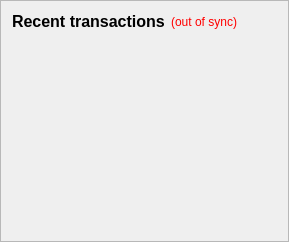
      <widget class="QFrame" name="frame_2">
       <property name="frameShape">
        <enum>QFrame::StyledPanel</enum>
       </property>
       <property name="frameShadow">
        <enum>QFrame::Raised</enum>
       </property>
       <layout class="QVBoxLayout" name="verticalLayout">
        <item>
         <layout class="QHBoxLayout" name="horizontalLayout_2">
          <item>
           <widget class="QLabel" name="label_4">
            <property name="palette">
             <palette>
              <active>
               <colorrole role="WindowText">
                <brush brushstyle="SolidPattern">
                 <color alpha="255">
                  <red>0</red>
                  <green>0</green>
                  <blue>0</blue>
                 </color>
                </brush>
               </colorrole>
               <colorrole role="Button">
                <brush brushstyle="SolidPattern">
                 <color alpha="255">
                  <red>30</red>
                  <green>170</green>
                  <blue>255</blue>
                 </color>
                </brush>
               </colorrole>
               <colorrole role="Light">
                <brush brushstyle="SolidPattern">
                 <color alpha="255">
                  <red>158</red>
                  <green>219</green>
                  <blue>255</blue>
                 </color>
                </brush>
               </colorrole>
               <colorrole role="Midlight">
                <brush brushstyle="SolidPattern">
                 <color alpha="255">
                  <red>94</red>
                  <green>194</green>
                  <blue>255</blue>
                 </color>
                </brush>
               </colorrole>
               <colorrole role="Dark">
                <brush brushstyle="SolidPattern">
                 <color alpha="255">
                  <red>15</red>
                  <green>85</green>
                  <blue>127</blue>
                 </color>
                </brush>
               </colorrole>
               <colorrole role="Mid">
                <brush brushstyle="SolidPattern">
                 <color alpha="255">
                  <red>20</red>
                  <green>113</green>
                  <blue>170</blue>
                 </color>
                </brush>
               </colorrole>
               <colorrole role="Text">
                <brush brushstyle="SolidPattern">
                 <color alpha="255">
                  <red>30</red>
                  <green>170</green>
                  <blue>255</blue>
                 </color>
                </brush>
               </colorrole>
               <colorrole role="BrightText">
                <brush brushstyle="SolidPattern">
                 <color alpha="255">
                  <red>255</red>
                  <green>255</green>
                  <blue>255</blue>
                 </color>
                </brush>
               </colorrole>
               <colorrole role="ButtonText">
                <brush brushstyle="SolidPattern">
                 <color alpha="255">
                  <red>30</red>
                  <green>170</green>
                  <blue>255</blue>
                 </color>
                </brush>
               </colorrole>
               <colorrole role="Base">
                <brush brushstyle="SolidPattern">
                 <color alpha="255">
                  <red>255</red>
                  <green>255</green>
                  <blue>255</blue>
                 </color>
                </brush>
               </colorrole>
               <colorrole role="Window">
                <brush brushstyle="SolidPattern">
                 <color alpha="255">
                  <red>30</red>
                  <green>170</green>
                  <blue>255</blue>
                 </color>
                </brush>
               </colorrole>
               <colorrole role="Shadow">
                <brush brushstyle="SolidPattern">
                 <color alpha="255">
                  <red>30</red>
                  <green>170</green>
                  <blue>255</blue>
                 </color>
                </brush>
               </colorrole>
               <colorrole role="AlternateBase">
                <brush brushstyle="SolidPattern">
                 <color alpha="255">
                  <red>142</red>
                  <green>212</green>
                  <blue>255</blue>
                 </color>
                </brush>
               </colorrole>
               <colorrole role="ToolTipBase">
                <brush brushstyle="SolidPattern">
                 <color alpha="255">
                  <red>255</red>
                  <green>255</green>
                  <blue>220</blue>
                 </color>
                </brush>
               </colorrole>
               <colorrole role="ToolTipText">
                <brush brushstyle="SolidPattern">
                 <color alpha="255">
                  <red>30</red>
                  <green>170</green>
                  <blue>255</blue>
                 </color>
                </brush>
               </colorrole>
              </active>
              <inactive>
               <colorrole role="WindowText">
                <brush brushstyle="SolidPattern">
                 <color alpha="255">
                  <red>0</red>
                  <green>0</green>
                  <blue>0</blue>
                 </color>
                </brush>
               </colorrole>
               <colorrole role="Button">
                <brush brushstyle="SolidPattern">
                 <color alpha="255">
                  <red>30</red>
                  <green>170</green>
                  <blue>255</blue>
                 </color>
                </brush>
               </colorrole>
               <colorrole role="Light">
                <brush brushstyle="SolidPattern">
                 <color alpha="255">
                  <red>158</red>
                  <green>219</green>
                  <blue>255</blue>
                 </color>
                </brush>
               </colorrole>
               <colorrole role="Midlight">
                <brush brushstyle="SolidPattern">
                 <color alpha="255">
                  <red>94</red>
                  <green>194</green>
                  <blue>255</blue>
                 </color>
                </brush>
               </colorrole>
               <colorrole role="Dark">
                <brush brushstyle="SolidPattern">
                 <color alpha="255">
                  <red>15</red>
                  <green>85</green>
                  <blue>127</blue>
                 </color>
                </brush>
               </colorrole>
               <colorrole role="Mid">
                <brush brushstyle="SolidPattern">
                 <color alpha="255">
                  <red>20</red>
                  <green>113</green>
                  <blue>170</blue>
                 </color>
                </brush>
               </colorrole>
               <colorrole role="Text">
                <brush brushstyle="SolidPattern">
                 <color alpha="255">
                  <red>30</red>
                  <green>170</green>
                  <blue>255</blue>
                 </color>
                </brush>
               </colorrole>
               <colorrole role="BrightText">
                <brush brushstyle="SolidPattern">
                 <color alpha="255">
                  <red>255</red>
                  <green>255</green>
                  <blue>255</blue>
                 </color>
                </brush>
               </colorrole>
               <colorrole role="ButtonText">
                <brush brushstyle="SolidPattern">
                 <color alpha="255">
                  <red>30</red>
                  <green>170</green>
                  <blue>255</blue>
                 </color>
                </brush>
               </colorrole>
               <colorrole role="Base">
                <brush brushstyle="SolidPattern">
                 <color alpha="255">
                  <red>255</red>
                  <green>255</green>
                  <blue>255</blue>
                 </color>
                </brush>
               </colorrole>
               <colorrole role="Window">
                <brush brushstyle="SolidPattern">
                 <color alpha="255">
                  <red>30</red>
                  <green>170</green>
                  <blue>255</blue>
                 </color>
                </brush>
               </colorrole>
               <colorrole role="Shadow">
                <brush brushstyle="SolidPattern">
                 <color alpha="255">
                  <red>30</red>
                  <green>170</green>
                  <blue>255</blue>
                 </color>
                </brush>
               </colorrole>
               <colorrole role="AlternateBase">
                <brush brushstyle="SolidPattern">
                 <color alpha="255">
                  <red>142</red>
                  <green>212</green>
                  <blue>255</blue>
                 </color>
                </brush>
               </colorrole>
               <colorrole role="ToolTipBase">
                <brush brushstyle="SolidPattern">
                 <color alpha="255">
                  <red>255</red>
                  <green>255</green>
                  <blue>220</blue>
                 </color>
                </brush>
               </colorrole>
               <colorrole role="ToolTipText">
                <brush brushstyle="SolidPattern">
                 <color alpha="255">
                  <red>30</red>
                  <green>170</green>
                  <blue>255</blue>
                 </color>
                </brush>
               </colorrole>
              </inactive>
              <disabled>
               <colorrole role="WindowText">
                <brush brushstyle="SolidPattern">
                 <color alpha="255">
                  <red>15</red>
                  <green>85</green>
                  <blue>127</blue>
                 </color>
                </brush>
               </colorrole>
               <colorrole role="Button">
                <brush brushstyle="SolidPattern">
                 <color alpha="255">
                  <red>30</red>
                  <green>170</green>
                  <blue>255</blue>
                 </color>
                </brush>
               </colorrole>
               <colorrole role="Light">
                <brush brushstyle="SolidPattern">
                 <color alpha="255">
                  <red>158</red>
                  <green>219</green>
                  <blue>255</blue>
                 </color>
                </brush>
               </colorrole>
               <colorrole role="Midlight">
                <brush brushstyle="SolidPattern">
                 <color alpha="255">
                  <red>94</red>
                  <green>194</green>
                  <blue>255</blue>
                 </color>
                </brush>
               </colorrole>
               <colorrole role="Dark">
                <brush brushstyle="SolidPattern">
                 <color alpha="255">
                  <red>15</red>
                  <green>85</green>
                  <blue>127</blue>
                 </color>
                </brush>
               </colorrole>
               <colorrole role="Mid">
                <brush brushstyle="SolidPattern">
                 <color alpha="255">
                  <red>20</red>
                  <green>113</green>
                  <blue>170</blue>
                 </color>
                </brush>
               </colorrole>
               <colorrole role="Text">
                <brush brushstyle="SolidPattern">
                 <color alpha="255">
                  <red>15</red>
                  <green>85</green>
                  <blue>127</blue>
                 </color>
                </brush>
               </colorrole>
               <colorrole role="BrightText">
                <brush brushstyle="SolidPattern">
                 <color alpha="255">
                  <red>255</red>
                  <green>255</green>
                  <blue>255</blue>
                 </color>
                </brush>
               </colorrole>
               <colorrole role="ButtonText">
                <brush brushstyle="SolidPattern">
                 <color alpha="255">
                  <red>15</red>
                  <green>85</green>
                  <blue>127</blue>
                 </color>
                </brush>
               </colorrole>
               <colorrole role="Base">
                <brush brushstyle="SolidPattern">
                 <color alpha="255">
                  <red>30</red>
                  <green>170</green>
                  <blue>255</blue>
                 </color>
                </brush>
               </colorrole>
               <colorrole role="Window">
                <brush brushstyle="SolidPattern">
                 <color alpha="255">
                  <red>30</red>
                  <green>170</green>
                  <blue>255</blue>
                 </color>
                </brush>
               </colorrole>
               <colorrole role="Shadow">
                <brush brushstyle="SolidPattern">
                 <color alpha="255">
                  <red>30</red>
                  <green>170</green>
                  <blue>255</blue>
                 </color>
                </brush>
               </colorrole>
               <colorrole role="AlternateBase">
                <brush brushstyle="SolidPattern">
                 <color alpha="255">
                  <red>30</red>
                  <green>170</green>
                  <blue>255</blue>
                 </color>
                </brush>
               </colorrole>
               <colorrole role="ToolTipBase">
                <brush brushstyle="SolidPattern">
                 <color alpha="255">
                  <red>255</red>
                  <green>255</green>
                  <blue>220</blue>
                 </color>
                </brush>
               </colorrole>
               <colorrole role="ToolTipText">
                <brush brushstyle="SolidPattern">
                 <color alpha="255">
                  <red>30</red>
                  <green>170</green>
                  <blue>255</blue>
                 </color>
                </brush>
               </colorrole>
              </disabled>
             </palette>
            </property>
            <property name="font">
             <font>
              <pointsize>12</pointsize>
              <weight>75</weight>
              <bold>true</bold>
             </font>
            </property>
            <property name="text">
             <string>&lt;!DOCTYPE HTML PUBLIC &quot;-//W3C//DTD HTML 4.0//EN&quot; &quot;http://www.w3.org/TR/REC-html40/strict.dtd&quot;&gt;
&lt;html&gt;&lt;head&gt;&lt;meta name=&quot;qrichtext&quot; content=&quot;1&quot; /&gt;&lt;style type=&quot;text/css&quot;&gt;
p, li { white-space: pre-wrap; }
&lt;/style&gt;&lt;/head&gt;&lt;body style=&quot; font-family:'Sans Serif'; font-size:12pt; font-weight:600; font-style:normal;&quot;&gt;
&lt;p style=&quot; margin-top:0px; margin-bottom:0px; margin-left:0px; margin-right:0px; -qt-block-indent:0; text-indent:0px;&quot;&gt;Recent transactions&lt;/p&gt;&lt;/body&gt;&lt;/html&gt;</string>
            </property>
           </widget>
          </item>
          <item>
           <widget class="QLabel" name="labelTransactionsStatus">
            <property name="toolTip">
             <string>The displayed information may be out of date. Your wallet automatically synchronizes with the Traincoin network after a connection is established, but this process has not completed yet.</string>
            </property>
            <property name="styleSheet">
             <string notr="true">QLabel { color: red; }</string>
            </property>
            <property name="text">
             <string notr="true">(out of sync)</string>
            </property>
            <property name="alignment">
             <set>Qt::AlignRight|Qt::AlignTrailing|Qt::AlignVCenter</set>
            </property>
           </widget>
          </item>
          <item>
           <spacer name="horizontalSpacer">
            <property name="orientation">
             <enum>Qt::Horizontal</enum>
            </property>
            <property name="sizeHint" stdset="0">
             <size>
              <width>40</width>
              <height>20</height>
             </size>
            </property>
           </spacer>
          </item>
         </layout>
        </item>
        <item>
         <widget class="QListView" name="listTransactions">
          <property name="palette">
           <palette>
            <active>
             <colorrole role="WindowText">
              <brush brushstyle="SolidPattern">
               <color alpha="255">
                <red>0</red>
                <green>0</green>
                <blue>0</blue>
               </color>
              </brush>
             </colorrole>
             <colorrole role="Button">
              <brush brushstyle="SolidPattern">
               <color alpha="0">
                <red>255</red>
                <green>255</green>
                <blue>255</blue>
               </color>
              </brush>
             </colorrole>
             <colorrole role="Light">
              <brush brushstyle="SolidPattern">
               <color alpha="0">
                <red>255</red>
                <green>255</green>
                <blue>255</blue>
               </color>
              </brush>
             </colorrole>
             <colorrole role="Midlight">
              <brush brushstyle="SolidPattern">
               <color alpha="0">
                <red>255</red>
                <green>255</green>
                <blue>255</blue>
               </color>
              </brush>
             </colorrole>
             <colorrole role="Dark">
              <brush brushstyle="SolidPattern">
               <color alpha="0">
                <red>127</red>
                <green>127</green>
                <blue>127</blue>
               </color>
              </brush>
             </colorrole>
             <colorrole role="Mid">
              <brush brushstyle="SolidPattern">
               <color alpha="0">
                <red>170</red>
                <green>170</green>
                <blue>170</blue>
               </color>
              </brush>
             </colorrole>
             <colorrole role="Text">
              <brush brushstyle="SolidPattern">
               <color alpha="255">
                <red>0</red>
                <green>0</green>
                <blue>0</blue>
               </color>
              </brush>
             </colorrole>
             <colorrole role="BrightText">
              <brush brushstyle="SolidPattern">
               <color alpha="255">
                <red>255</red>
                <green>255</green>
                <blue>255</blue>
               </color>
              </brush>
             </colorrole>
             <colorrole role="ButtonText">
              <brush brushstyle="SolidPattern">
               <color alpha="255">
                <red>0</red>
                <green>0</green>
                <blue>0</blue>
               </color>
              </brush>
             </colorrole>
             <colorrole role="Base">
              <brush brushstyle="SolidPattern">
               <color alpha="255">
                <red>255</red>
                <green>255</green>
                <blue>255</blue>
               </color>
              </brush>
             </colorrole>
             <colorrole role="Window">
              <brush brushstyle="SolidPattern">
               <color alpha="0">
                <red>255</red>
                <green>255</green>
                <blue>255</blue>
               </color>
              </brush>
             </colorrole>
             <colorrole role="Shadow">
              <brush brushstyle="SolidPattern">
               <color alpha="255">
                <red>0</red>
                <green>0</green>
                <blue>0</blue>
               </color>
              </brush>
             </colorrole>
             <colorrole role="AlternateBase">
              <brush brushstyle="SolidPattern">
               <color alpha="127">
                <red>255</red>
                <green>255</green>
                <blue>255</blue>
               </color>
              </brush>
             </colorrole>
             <colorrole role="ToolTipBase">
              <brush brushstyle="SolidPattern">
               <color alpha="255">
                <red>255</red>
                <green>255</green>
                <blue>220</blue>
               </color>
              </brush>
             </colorrole>
             <colorrole role="ToolTipText">
              <brush brushstyle="SolidPattern">
               <color alpha="255">
                <red>0</red>
                <green>0</green>
                <blue>0</blue>
               </color>
              </brush>
             </colorrole>
            </active>
            <inactive>
             <colorrole role="WindowText">
              <brush brushstyle="SolidPattern">
               <color alpha="255">
                <red>0</red>
                <green>0</green>
                <blue>0</blue>
               </color>
              </brush>
             </colorrole>
             <colorrole role="Button">
              <brush brushstyle="SolidPattern">
               <color alpha="0">
                <red>255</red>
                <green>255</green>
                <blue>255</blue>
               </color>
              </brush>
             </colorrole>
             <colorrole role="Light">
              <brush brushstyle="SolidPattern">
               <color alpha="0">
                <red>255</red>
                <green>255</green>
                <blue>255</blue>
               </color>
              </brush>
             </colorrole>
             <colorrole role="Midlight">
              <brush brushstyle="SolidPattern">
               <color alpha="0">
                <red>255</red>
                <green>255</green>
                <blue>255</blue>
               </color>
              </brush>
             </colorrole>
             <colorrole role="Dark">
              <brush brushstyle="SolidPattern">
               <color alpha="0">
                <red>127</red>
                <green>127</green>
                <blue>127</blue>
               </color>
              </brush>
             </colorrole>
             <colorrole role="Mid">
              <brush brushstyle="SolidPattern">
               <color alpha="0">
                <red>170</red>
                <green>170</green>
                <blue>170</blue>
               </color>
              </brush>
             </colorrole>
             <colorrole role="Text">
              <brush brushstyle="SolidPattern">
               <color alpha="255">
                <red>0</red>
                <green>0</green>
                <blue>0</blue>
               </color>
              </brush>
             </colorrole>
             <colorrole role="BrightText">
              <brush brushstyle="SolidPattern">
               <color alpha="255">
                <red>255</red>
                <green>255</green>
                <blue>255</blue>
               </color>
              </brush>
             </colorrole>
             <colorrole role="ButtonText">
              <brush brushstyle="SolidPattern">
               <color alpha="255">
                <red>0</red>
                <green>0</green>
                <blue>0</blue>
               </color>
              </brush>
             </colorrole>
             <colorrole role="Base">
              <brush brushstyle="SolidPattern">
               <color alpha="255">
                <red>255</red>
                <green>255</green>
                <blue>255</blue>
               </color>
              </brush>
             </colorrole>
             <colorrole role="Window">
              <brush brushstyle="SolidPattern">
               <color alpha="0">
                <red>255</red>
                <green>255</green>
                <blue>255</blue>
               </color>
              </brush>
             </colorrole>
             <colorrole role="Shadow">
              <brush brushstyle="SolidPattern">
               <color alpha="255">
                <red>0</red>
                <green>0</green>
                <blue>0</blue>
               </color>
              </brush>
             </colorrole>
             <colorrole role="AlternateBase">
              <brush brushstyle="SolidPattern">
               <color alpha="127">
                <red>255</red>
                <green>255</green>
                <blue>255</blue>
               </color>
              </brush>
             </colorrole>
             <colorrole role="ToolTipBase">
              <brush brushstyle="SolidPattern">
               <color alpha="255">
                <red>255</red>
                <green>255</green>
                <blue>220</blue>
               </color>
              </brush>
             </colorrole>
             <colorrole role="ToolTipText">
              <brush brushstyle="SolidPattern">
               <color alpha="255">
                <red>0</red>
                <green>0</green>
                <blue>0</blue>
               </color>
              </brush>
             </colorrole>
            </inactive>
            <disabled>
             <colorrole role="WindowText">
              <brush brushstyle="SolidPattern">
               <color alpha="0">
                <red>127</red>
                <green>127</green>
                <blue>127</blue>
               </color>
              </brush>
             </colorrole>
             <colorrole role="Button">
              <brush brushstyle="SolidPattern">
               <color alpha="0">
                <red>255</red>
                <green>255</green>
                <blue>255</blue>
               </color>
              </brush>
             </colorrole>
             <colorrole role="Light">
              <brush brushstyle="SolidPattern">
               <color alpha="0">
                <red>255</red>
                <green>255</green>
                <blue>255</blue>
               </color>
              </brush>
             </colorrole>
             <colorrole role="Midlight">
              <brush brushstyle="SolidPattern">
               <color alpha="0">
                <red>255</red>
                <green>255</green>
                <blue>255</blue>
               </color>
              </brush>
             </colorrole>
             <colorrole role="Dark">
              <brush brushstyle="SolidPattern">
               <color alpha="0">
                <red>127</red>
                <green>127</green>
                <blue>127</blue>
               </color>
              </brush>
             </colorrole>
             <colorrole role="Mid">
              <brush brushstyle="SolidPattern">
               <color alpha="0">
                <red>170</red>
                <green>170</green>
                <blue>170</blue>
               </color>
              </brush>
             </colorrole>
             <colorrole role="Text">
              <brush brushstyle="SolidPattern">
               <color alpha="0">
                <red>127</red>
                <green>127</green>
                <blue>127</blue>
               </color>
              </brush>
             </colorrole>
             <colorrole role="BrightText">
              <brush brushstyle="SolidPattern">
               <color alpha="255">
                <red>255</red>
                <green>255</green>
                <blue>255</blue>
               </color>
              </brush>
             </colorrole>
             <colorrole role="ButtonText">
              <brush brushstyle="SolidPattern">
               <color alpha="0">
                <red>127</red>
                <green>127</green>
                <blue>127</blue>
               </color>
              </brush>
             </colorrole>
             <colorrole role="Base">
              <brush brushstyle="SolidPattern">
               <color alpha="0">
                <red>255</red>
                <green>255</green>
                <blue>255</blue>
               </color>
              </brush>
             </colorrole>
             <colorrole role="Window">
              <brush brushstyle="SolidPattern">
               <color alpha="0">
                <red>255</red>
                <green>255</green>
                <blue>255</blue>
               </color>
              </brush>
             </colorrole>
             <colorrole role="Shadow">
              <brush brushstyle="SolidPattern">
               <color alpha="255">
                <red>0</red>
                <green>0</green>
                <blue>0</blue>
               </color>
              </brush>
             </colorrole>
             <colorrole role="AlternateBase">
              <brush brushstyle="SolidPattern">
               <color alpha="0">
                <red>255</red>
                <green>255</green>
                <blue>255</blue>
               </color>
              </brush>
             </colorrole>
             <colorrole role="ToolTipBase">
              <brush brushstyle="SolidPattern">
               <color alpha="255">
                <red>255</red>
                <green>255</green>
                <blue>220</blue>
               </color>
              </brush>
             </colorrole>
             <colorrole role="ToolTipText">
              <brush brushstyle="SolidPattern">
               <color alpha="255">
                <red>0</red>
                <green>0</green>
                <blue>0</blue>
               </color>
              </brush>
             </colorrole>
            </disabled>
           </palette>
          </property>
          <property name="font">
           <font>
            <pointsize>10</pointsize>
            <italic>true</italic>
           </font>
          </property>
          <property name="styleSheet">
           <string notr="true">QListView { background: transparent; }</string>
          </property>
          <property name="frameShape">
           <enum>QFrame::NoFrame</enum>
          </property>
          <property name="verticalScrollBarPolicy">
           <enum>Qt::ScrollBarAlwaysOff</enum>
          </property>
          <property name="horizontalScrollBarPolicy">
           <enum>Qt::ScrollBarAlwaysOff</enum>
          </property>
          <property name="selectionMode">
           <enum>QAbstractItemView::NoSelection</enum>
          </property>
         </widget>
        </item>
       </layout>
      </widget>
